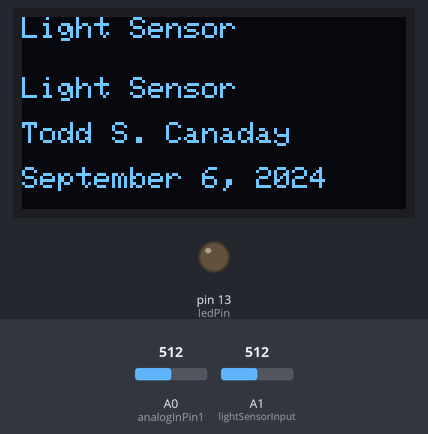
Recording of a sketch running on a simulated Arduino Uno, built with avr-gcc and run on an emulated ATmega328P. Parts: 128×64 one-colour display, output pins drawn as LEDs (lit = HIGH). The inputs (shaded band) are chosen by the test bench; at power-on: A0 (analogInPin1) = 512, A1 (lightSensorInput) = 512. What the sketch prints to the serial monitor is not drawn.

Above: at 0.2 s.
At 2.3 s:
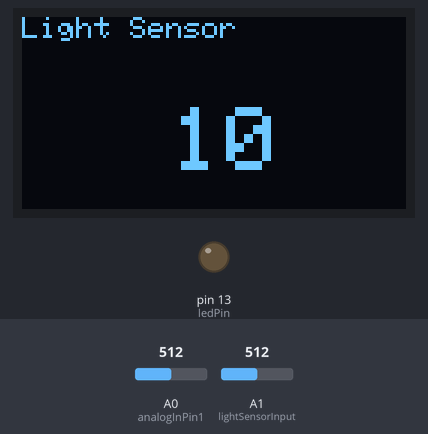
At 4.3 s:
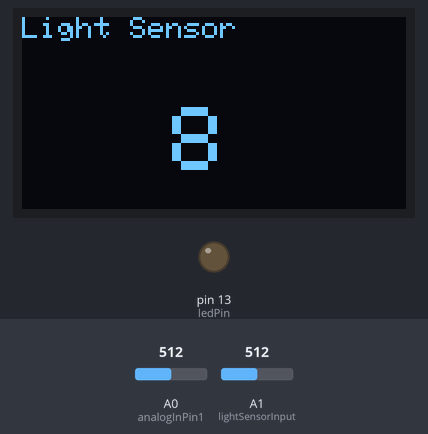
At 7.4 s:
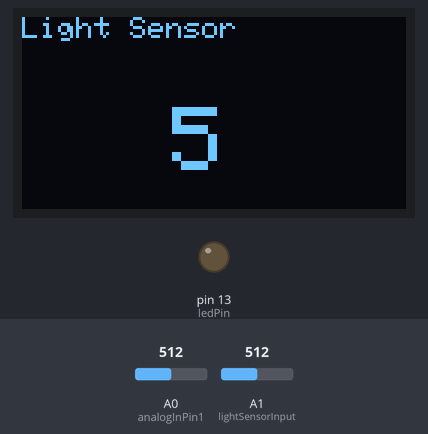
At 13.7 s:
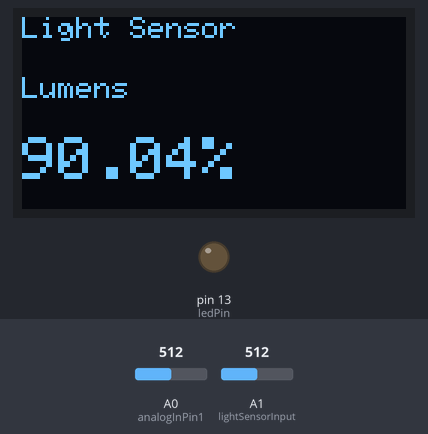
At 33.9 s:
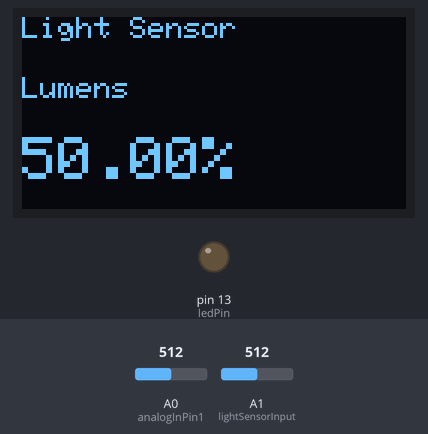

Measured:
- what the display in image 0 shows lasts 2.1 s, from 0.1 s to 2.2 s
- what the display in image 1 shows lasts 1.0 s, from 2.2 s to 3.2 s
- what the display in image 4 shows lasts 10.0 s, from 13.7 s to 23.7 s

The sketch:

Light_Sensor_CDS_Cell_v_1-0-1.ino
```cpp
/*
  Light_Sensor_CDS_Cell_v_1-0-1

  This program will read the input on Analog Input 1,
  perform the necessary conversions, and then
  send the calculated results to the console and
  to an OLED display.

  Reference Link For Connecting:

  https://spiceman.net/arduino-cds-program/

  Connection Data:

  Device:     Address:
  -------     -----------
  OLED        0x3C

  OLED
  Display
  Pin:      Connected To:

  1         GND
  2         5 VDC
  3         SCL
  4         SDA

  cDs Photocells:

  Connect the CdS photocell to Vcc through a 10K pull-up
  resistor with the other lead to ground.  Connect A1 to
  the junction of the CdS photocell and the 10K resistor.

            CdS
            Cell        10K
           ____
  +5V ----|____|-------\/\/\/\-----|
                   |               |
                   |               |
                   |            -------  GND
                To A1             ---
                                   -

  Created:   June 18, 2024
  Modified:  September 6, 2024
  by Todd S. Canaday
  tcanaday@memphis.edu

  Arduino Compiler Version:  arduino-1.8.13

  Revision Notes:

  06/18/2024  Initial release of source code.
  09/06/2024  Added OLED display.
*/

#include <Adafruit_GFX.h>
#include <Adafruit_SSD1306.h>

#define BAUD_RATE 9600              //  default baud rate for the console...
#define SCREEN_WIDTH 128            //  OLED display width, in pixels...
#define SCREEN_HEIGHT 64            //  OLED display height, in pixels...
#define DISPLAY_TEXT_SIZE 3         //  value for the display text size...
#define DISPLAY_TEXT_SIZE_SMALL 2   //  value for the display text size...
#define HEADER_TEXT_SIZE  1         //  value for the header text size in yellow area...
#define DATA_CURSOR_POINT 40        //  value for default cursor point on display...
#define SENSOR_LBL_CURSOR_POINT 20  //  value for moving sensor label above data...
#define DEBUG true                  //  set to true for console output, false for no console output...
#define Serial if(DEBUG)Serial

/********************/
/*  CONSTRUCTORS    */
/********************/
//  initialize OLED display...
Adafruit_SSD1306 display(SCREEN_WIDTH, SCREEN_HEIGHT, &Wire, -1);

/********************/
/*  VARIABLES       */
/********************/
const int ledPin = 13;                    //  on board LED...
const int analogInPin1 = A0;              //  used for pre-read...
const int lightSensorInput = A1;          //  used to monitor light through sensor...
const int ARRAY_SIZE = 10;                //  sets the size of the storage array...
int lightSensorArray[ARRAY_SIZE];         //  buffer to store light sensor readings...
int cnt_sensor_index = 0;                 //  used to track position on arrays for light sensor...
int sensorLightTotal = 0;                 //  used to store total of light sensor array...
int sensorLightAverage = 0;               //  used to store average of light sensor array...
double sensorLight = 0.0;                 //  used to store calculated light sensor value...
long lastDisplayTime = 0;                 //  used to keep track of last display of light sensor reading...
const double boardVoltage = 5.0;          //  calibration value of DC voltage...
const long tenSeconds = 10000;            //  defined time span of 10 seconds (10,000 ms)...
const long fiveSeconds = 5000;            //  defined time span of 5 seconds (5,000 ms)...
const long postingInterval = tenSeconds;  //  sets the posting interval...
int blinkDelay = 100;                     //  variable to delay between LED on / off state...
int delay_time = 2000;                    //  variable to delay between readings...
int startUpCnt = 0;                       //  used to track countdown value...
int countdown = 5;                        //  used to hold value for countdown to settle ADC circuit...

void setup()
{
  Serial.begin(BAUD_RATE);          //  start the serial port in case debug...

  pinMode(ledPin, OUTPUT);          //  Pin 13 has an LED connected...
  digitalWrite(ledPin, LOW);        //  turn the LED off...

  //  print the program information to the console in debug enabled...
  PrintProgramInfoToConsole();

  //  startup OLED Display...
  if(!display.begin(SSD1306_SWITCHCAPVCC, 0x3C))
  {
    //  if display fails to start, loop forever
    //  and indicate failure by blinking LED...
    while(true)
    {
      digitalWrite(ledPin, HIGH);   //  turn the LED on...
      delay(blinkDelay);            //  delay...
      digitalWrite(ledPin, LOW);    //  turn the LED off...
      delay(blinkDelay);            //  delay...
    }
  }
  else
  {
    Serial.println(F("OLED display started."));
  }

  //  display startup message to the display...
  Startup_Message();

  //  delay for delay_time...
  delay(delay_time);
}

void loop()
{
  //  constantly read the light sensor input...
  GetLightSensorReading();

  //  check to see if it is time to post data to the console...
  if((millis() - lastDisplayTime) > postingInterval)
  {
    //  display the light sensor voltage to the console...
    DisplayLightSensorReading(sensorLight);
    //  display the light sensor percentage to the console...
    DisplayLightSensorPercentage(sensorLight);

    //  display the lumens percentage to the OLED display...
    DisplayLumensReadingToDisplay();

    //  capture the last posting time...
    lastDisplayTime = millis();
  }
  else
  {
    while(countdown >= 1)
    {
      //  do not display data until we have gathered enough
      //  readings to fill the arrays.  this is needed to
      //  settle the ADC circuit...
      countdown = 10 - startUpCnt;
      Countdown_Message(countdown);
      startUpCnt++;
    }
  }
}

/**
 * OLED_Display_Header()
 * Method used to display top line (yellow
 * area) message to the OLED display.
 */
void OLED_Display_Header()
{
  //  clear the OLED display...
  display.clearDisplay();
  //  set the text size and text color...
  display.setTextSize(HEADER_TEXT_SIZE);
  display.setTextColor(SSD1306_WHITE);
  display.setCursor(0, 0);  //  yellow area only...
  // Display static text at the header (yellow area)...
  display.println("Light Sensor");
  //  send data to the OLED display...
  display.display();
}

/**
 * Startup_Message()
 * Method used to display the startup
 * message to the OLED display.
 */
void Startup_Message()
{
  //  call method to display header data for OLED...
  OLED_Display_Header();
  //  print humidity to screen...
  display.setTextSize(HEADER_TEXT_SIZE);
  display.setTextColor(SSD1306_WHITE);
  display.setCursor(0, SENSOR_LBL_CURSOR_POINT);
  display.println("Light Sensor");
  display.setCursor(0, SENSOR_LBL_CURSOR_POINT+15);
  display.println("Todd S. Canaday");
  display.setCursor(0, SENSOR_LBL_CURSOR_POINT+30);
  display.println("September 6, 2024");
  //  send data to the OLED display...
  display.display();
}

/**
 * Countdown_Message()
 * Method used to display the startup
 * message to the OLED display.
 */
void Countdown_Message(int cntVal)
{
  //  call method to display header data for OLED...
  OLED_Display_Header();
  //  print humidity to screen...
  //display.setTextSize(HEADER_TEXT_SIZE);
  display.setTextSize(DISPLAY_TEXT_SIZE);
  display.setTextColor(SSD1306_WHITE);
  display.setCursor(50, SENSOR_LBL_CURSOR_POINT+10);
  display.println(cntVal);
  //  send data to the OLED display...
  display.display();
  //  estimated time to delay for countdown while ADC settles...
  delay(985);
}

/**
 * GetLightSensorReading()
 * Method used to read photocell value.  This method
 * employs an array to average the values read and
 * normalize the analog data received.
 */
void GetLightSensorReading()
{
  //  subtract the last reading...
  sensorLightTotal = sensorLightTotal - lightSensorArray[cnt_sensor_index];

  //  read the input from analog 1 but
  //  do nothing with the value, then delay
  //  for 10 ms.  this will help in settling
  //  the A/D converter...
  analogRead(analogInPin1);
  //  delay for 10 ms...
  delay(10);
  //  read the analog input for the light sensor...
  lightSensorArray[cnt_sensor_index] = analogRead(lightSensorInput);
  //  delay for 20 ms...
  delay(20);

  //  add the reading to the total...
  sensorLightTotal = sensorLightTotal + lightSensorArray[cnt_sensor_index];

  //  advance to the next position in the array...
  cnt_sensor_index++;

  //  if we're at the end of the array then
  //  wrap around to the beginning...
  if (cnt_sensor_index >= ARRAY_SIZE)
  {
    cnt_sensor_index = 0;
  }

  //  calculate the average...
  sensorLightAverage = sensorLightTotal / ARRAY_SIZE;

  //  convert read values to appropriate units...
  sensorLight = CalculateLightSensor(sensorLightAverage);
}

/**
 * double CalculateLightSensor(int v)
 * Method used to return the reading from the input pin
 * connected to the photocell device.  Returns the value
 * as a double.
 */
double CalculateLightSensor(int v)
{
  //  this returns as a voltage read from the A/D converter...
  return((v / 1024.0) * boardVoltage);
}

/**
 * double CalculatePercentageLight(double r)
 * Method used to calculate the percentage of light
 * detected.  Returns the percentage as a double.
 */
double CalculatePercentageLight(double r)
{
  double pct = 100.0-((r/boardVoltage)*100.0);
  return(pct);
}

/**
 * DisplayVoltageReadingToDisplay
 * Method to display the averave voltage
 * reading from the CdS photocell.
 */
void DisplayVoltageReadingToDisplay()
{
  //  call method to display header data for OLED...
  OLED_Display_Header();

  //  print the sensor type above the value...
  display.setTextSize(HEADER_TEXT_SIZE);
  display.setTextColor(SSD1306_WHITE);
  display.setCursor(0, DATA_CURSOR_POINT-SENSOR_LBL_CURSOR_POINT);
  display.print("Sensor Voltage");

  //  print temp to screen...
  display.setTextSize(DISPLAY_TEXT_SIZE_SMALL);
  display.setTextColor(SSD1306_WHITE);
  display.setCursor(0, DATA_CURSOR_POINT);
  display.print(sensorLight);
  display.println(" VDC");

  //  send data to the OLED display...
  display.display();
}

/**
 * DisplayVoltageReadingToDisplay
 * Method to display the lumens reading from
 * the CdS photocell as a percent.
 */
void DisplayLumensReadingToDisplay()
{
  double lumPct = CalculatePercentageLight(sensorLight);

  //  call method to display header data for OLED...
  OLED_Display_Header();

  //  print the sensor type above the value...
  display.setTextSize(HEADER_TEXT_SIZE);
  display.setTextColor(SSD1306_WHITE);
  display.setCursor(0, DATA_CURSOR_POINT-SENSOR_LBL_CURSOR_POINT);
  display.print("Lumens");

  //  print temp to screen...
  display.setTextSize(DISPLAY_TEXT_SIZE_SMALL);
  display.setTextColor(SSD1306_WHITE);
  display.setCursor(0, DATA_CURSOR_POINT);
  display.print(lumPct);
  display.println("%");

  //  send data to the OLED display...
  display.display();
}

/**
 * PrintProgramInfoToConsole()
 * Method used to display program info to the
 * serial console.
 */
void PrintProgramInfoToConsole()
{
  Serial.println(F("Light_Sensor_CDS_Cell_v_1-0-1"));
  Serial.println(F("Todd S. Canaday"));
  Serial.println(F("tcanaday@memphis.edu"));
  Serial.println(F("September 6, 2024"));
  Serial.println();
}

/**
 * DisplayLightSensorReading(double value)
 * Displays the photocell sensor reading
 * to the console if enabled.
 */
void DisplayLightSensorReading(double value)
{
  Serial.print(F("Light Sensor V:  "));
  Serial.print(value);
  Serial.println(F(" VDC "));
}

/**
 * DisplayLightSensorPercentage(double value)
 * Displays the photocell sensor reading
 * percentage to the console if enabled.
 */
void DisplayLightSensorPercentage(double value)
{
  Serial.print(F("Lumen Measured:    "));
  Serial.print(CalculatePercentageLight(value));
  Serial.println(F("%"));
}
```
